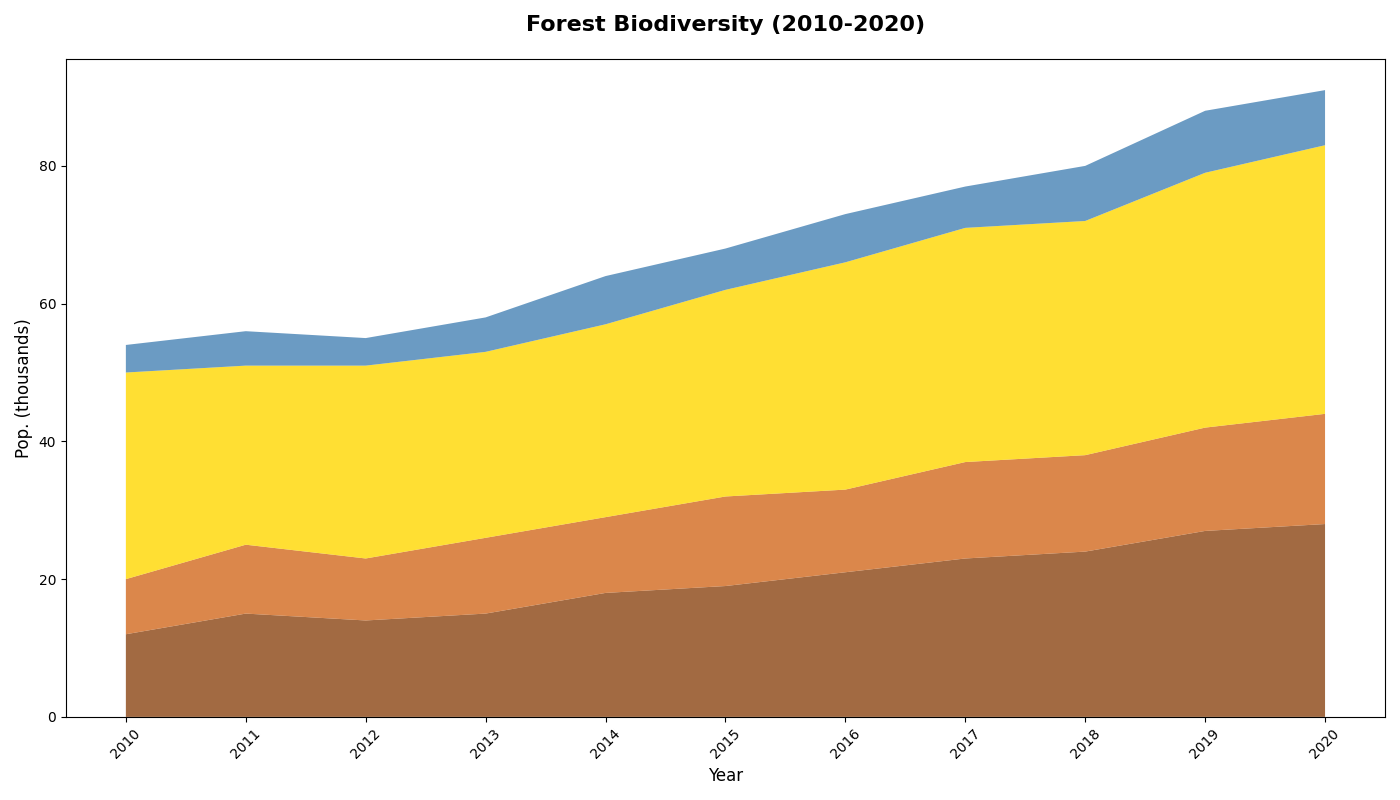

The Python source for this figure:
import matplotlib.pyplot as plt
import numpy as np

years = np.arange(2010, 2021)

deer = [12, 15, 14, 15, 18, 19, 21, 23, 24, 27, 28]
foxes = [8, 10, 9, 11, 11, 13, 12, 14, 14, 15, 16]
rabbits = [30, 26, 28, 27, 28, 30, 33, 34, 34, 37, 39]
wolves = [4, 5, 4, 5, 7, 6, 7, 6, 8, 9, 8]

populations = np.vstack([deer, foxes, rabbits, wolves])
colors = ['#8B4513', '#D2691E', '#FFD700', '#4682B4']

plt.figure(figsize=(14, 8))
plt.stackplot(years, populations, colors=colors, alpha=0.8)

plt.title('Forest Biodiversity (2010-2020)', fontsize=16, fontweight='bold', pad=20)
plt.xlabel('Year', fontsize=12)
plt.ylabel('Pop. (thousands)', fontsize=12)

plt.xticks(years, rotation=45)

plt.tight_layout()
plt.show()
